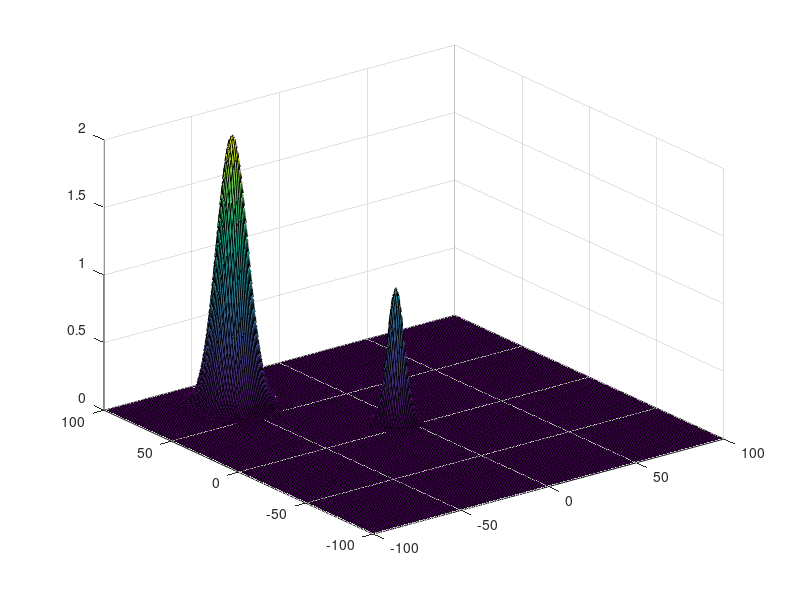

This chart was generated by the following MATLAB code: (Note: this script raises an error after producing the figure.)
clc;
clear all;
close all;

%% Simulation parameters
Ndim = 2;
paus = .000;            % Pause
Mu = 3;                 % Select the Mu best individuals
Pressure = 10;
Lambda = Mu*Pressure;   % Size of Population
K = 500;                  % Simulation length

sigma_max = 100;
sigma_min = .00000;


%% Starting parameters
startscale = linspace(-1000,1000,Ndim);

%% Create starting Population
P = linspace(-1,1, Lambda)';
P = repmat(P,1,Ndim) .* repmat(startscale,Lambda,1);

[x y]= meshgrid(-100:1:100, -100:1:100);
fitness =  3*(1-x).^2.*exp(-(x.^2) - (y+1).^2) ... 
   - 10*(x/5 - x.^3 - y.^5).*exp(-x.^2-y.^2) ... 
   - 1/3*exp(-(x+1).^2 - y.^2);
fitness =  exp(-((x+5).^2/30 + (y-7).^2/30)) + 2*exp(-((x+50).^2/100 + (y-70).^2/100));
surf(x,y,fitness);

tic();
for k = 1:K
    %% Evaluate current Population
    Fitness = calcFitMulti(P);
    
    %% Determine parents
    [P Fk] = select(P, Fitness, Mu);
    
    pause(paus);
    
    %% Create child population
    % Simply clone the surviving Population
    P = repmat(P,Pressure,1);
    
    %% Mutate Population
    sigma_C = (sigma_min-sigma_max) * k/K + sigma_max;
    sigma_C = repmat(sigma_C, 1, Ndim);
    P = mutate(P, [sigma_C]);
end
toc();

[P Fk] = select(P, calcFitMulti(P), 1)
